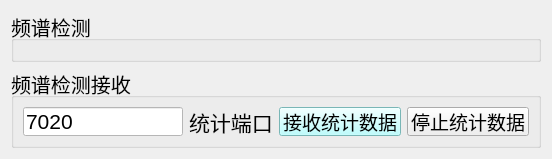
      <widget class="QWidget" name="tab">
       <attribute name="title">
        <string>频谱检测</string>
       </attribute>
       <layout class="QGridLayout" name="gridLayout_33">
        <item row="0" column="0">
         <widget class="QGroupBox" name="SpectrumDetection">
          <property name="font">
           <font>
            <pointsize>15</pointsize>
           </font>
          </property>
          <property name="title">
           <string>频谱检测</string>
          </property>
         </widget>
        </item>
        <item row="1" column="0">
         <widget class="QGroupBox" name="groupBox_29">
          <property name="maximumSize">
           <size>
            <width>800</width>
            <height>80</height>
           </size>
          </property>
          <property name="font">
           <font>
            <pointsize>15</pointsize>
           </font>
          </property>
          <property name="title">
           <string>频谱检测接收</string>
          </property>
          <layout class="QGridLayout" name="gridLayout_32">
           <item row="0" column="0">
            <widget class="QLineEdit" name="spectrumPort_obj">
             <property name="maximumSize">
              <size>
               <width>160</width>
               <height>30</height>
              </size>
             </property>
             <property name="font">
              <font>
               <pointsize>16</pointsize>
              </font>
             </property>
             <property name="styleSheet">
              <string notr="true">background-color: rgb(255, 255, 255);</string>
             </property>
             <property name="text">
              <string>7020</string>
             </property>
            </widget>
           </item>
           <item row="0" column="1">
            <widget class="QLabel" name="spectrumPort_label">
             <property name="maximumSize">
              <size>
               <width>100</width>
               <height>30</height>
              </size>
             </property>
             <property name="font">
              <font>
               <pointsize>16</pointsize>
              </font>
             </property>
             <property name="text">
              <string>统计端口</string>
             </property>
             <property name="textFormat">
              <enum>Qt::PlainText</enum>
             </property>
            </widget>
           </item>
           <item row="0" column="2">
            <widget class="QPushButton" name="start_spectrum">
             <property name="maximumSize">
              <size>
               <width>140</width>
               <height>30</height>
              </size>
             </property>
             <property name="font">
              <font>
               <pointsize>14</pointsize>
              </font>
             </property>
             <property name="styleSheet">
              <string notr="true">background-color: rgb(170, 255, 255);</string>
             </property>
             <property name="text">
              <string>接收统计数据</string>
             </property>
            </widget>
           </item>
           <item row="0" column="3">
            <widget class="QPushButton" name="stop_spectrum">
             <property name="maximumSize">
              <size>
               <width>140</width>
               <height>30</height>
              </size>
             </property>
             <property name="font">
              <font>
               <pointsize>14</pointsize>
              </font>
             </property>
             <property name="text">
              <string>停止统计数据</string>
             </property>
            </widget>
           </item>
          </layout>
         </widget>
        </item>
       </layout>
      </widget>
